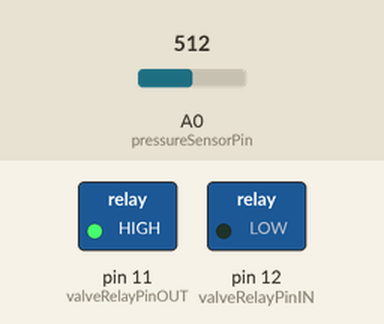
This sketch was run on a simulated Arduino Uno, built with avr-gcc and run on an emulated ATmega328P. Parts: switched loads named in the sketch (green lamp = pin HIGH). Inputs (shaded band) come from the test bench; at power-on: A0 (pressureSensorPin) = 512. What the sketch prints to the serial monitor is not drawn.

Above: at 2.5 s.
At 7.5 s:
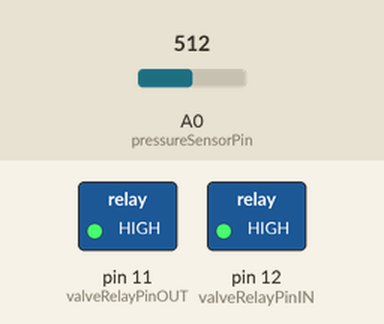
Timing chart, 0 to 11.5 s (numbered marks = the images above):
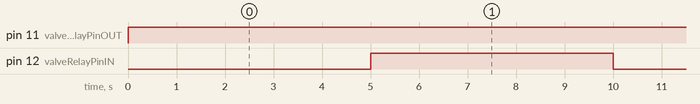

Measured:
- by itself, pin 11 (valveRelayPinOUT): LOW → HIGH at 0.00 s
- by itself, pin 12 (valveRelayPinIN): alternates HIGH for 5.0 s and LOW for 5.0 s

The sketch:

Testing.ino
```cpp
//PRESSURE TRANSDUCER
const int pressureSensorPin = A0;  // Define the analog input pin for the pressure transducer //PIN?

//SOLENOID VALVES
const int valveRelayPinIN = 12; // The digital pin connected to the relay module control pin //PIN?
const int valveRelayPinOUT = 11; // The digital pin connected to the relay module control pin //PIN?

void setup() {
  Serial.begin(9600);  // Initialize serial communication
  pinMode(valveRelayPinIN, OUTPUT); // Set the relay pin as an output
  pinMode(valveRelayPinOUT, OUTPUT); // Set the relay pin as an output
}
bool once = false;
void loop() {
  int sensorPressure = analogRead(pressureSensorPin);
  float pressureInPSI = 7.93*pow(10, -3)*sensorPressure - 0.35;
  Serial.print("Pressure Analog: ");
  Serial.println(sensorPressure);
//
  Serial.print("Pressure PSI: ");
  Serial.println(pressureInPSI);
  Serial.println("HERE");
  digitalWrite(12, LOW);
  digitalWrite(11, HIGH);

  delay(5000);

  digitalWrite(12, HIGH);
  digitalWrite(11, HIGH);
  once = true;

  delay(5000);
}
```
